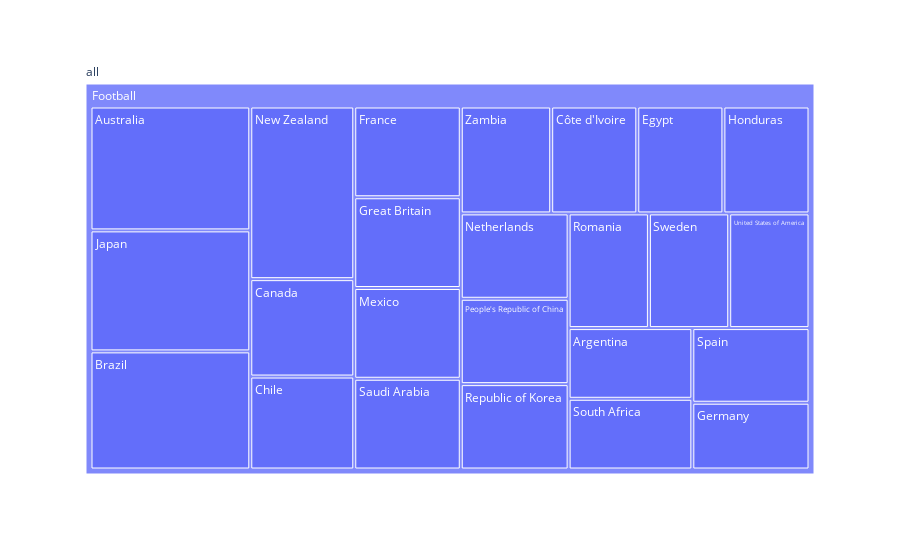

Notebook code for this chart:
### Code cell
sport = 'Football'
fig = px.treemap(athletes_discipline[athletes_discipline['Discipline'] == sport], path=[px.Constant("all"),'Discipline', 'NOC'], values='Name')
fig.show()

### Figure 1 — Plotly figure (JSON) as saved in the notebook; plotly's stock layout.template omitted (floating-point values rounded to 4 significant figures)
{"data": [{"branchvalues": "total", "domain": {"x": [0, 1], "y": [0, 1]}, "hovertemplate": "labels=%{label}<br>Name=%{value}<br>parent=%{parent}<br>id=%{id}<extra></extra>", "ids": ["all/Football/Argentina", "all/Football/Australia", "all/Football/Brazil", "all/Football/Canada", "all/Football/Chile", "all/Football/Côte d'Ivoire", "all/Football/Egypt", "all/Football/France", "all/Football/Germany", "all/Football/Great Britain", "all/Football/Honduras", "all/Football/Japan", "all/Football/Mexico", "all/Football/Netherlands", "all/Football/New Zealand", "all/Football/People's Republic of China", "all/Football/Republic of Korea", "all/Football/Romania", "all/Football/Saudi Arabia", "all/Football/South Africa", "all/Football/Spain", "all/Football/Sweden", "all/Football/United States of America", "all/Football/Zambia", "all/Football", "all"], "labels": ["Argentina", "Australia", "Brazil", "Canada", "Chile", "Côte d'Ivoire", "Egypt", "France", "Germany", "Great Britain", "Honduras", "Japan", "Mexico", "Netherlands", "New Zealand", "People's Republic of China", "Republic of Korea", "Romania", "Saudi Arabia", "South Africa", "Spain", "Sweden", "United States of America", "Zambia", "Football", "all"], "name": "", "parents": ["all/Football", "all/Football", "all/Football", "all/Football", "all/Football", "all/Football", "all/Football", "all/Football", "all/Football", "all/Football", "all/Football", "all/Football", "all/Football", "all/Football", "all/Football", "all/Football", "all/Football", "all/Football", "all/Football", "all/Football", "all/Football", "all/Football", "all/Football", "all/Football", "all", ""], "type": "treemap", "values": [19, 43, 41, 22, 21, 20, 20, 21, 17, 21, 20, 42, 21, 20, 39, 20, 20, 20, 21, 19, 19, 20, 20, 21, 567, 567]}], "layout": {"legend": {"tracegroupgap": 0}, "margin": {"t": 60}}}
